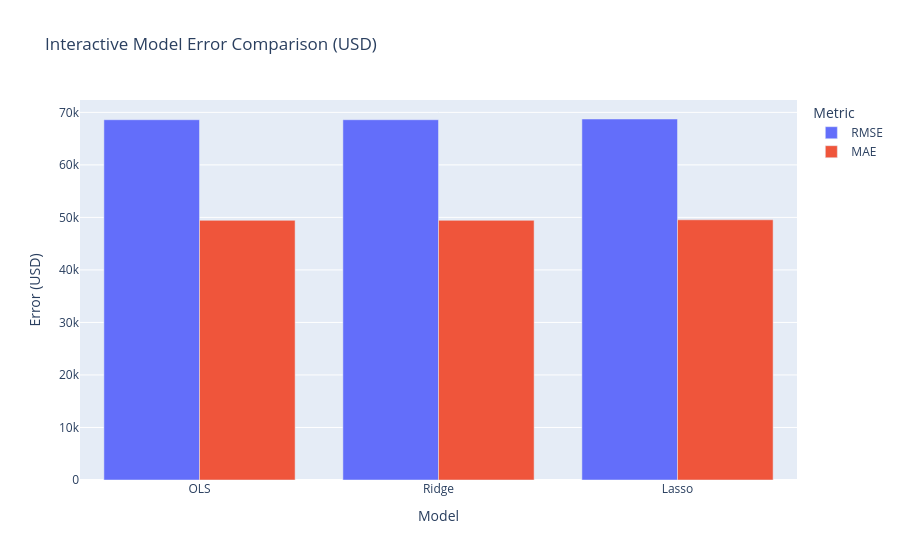
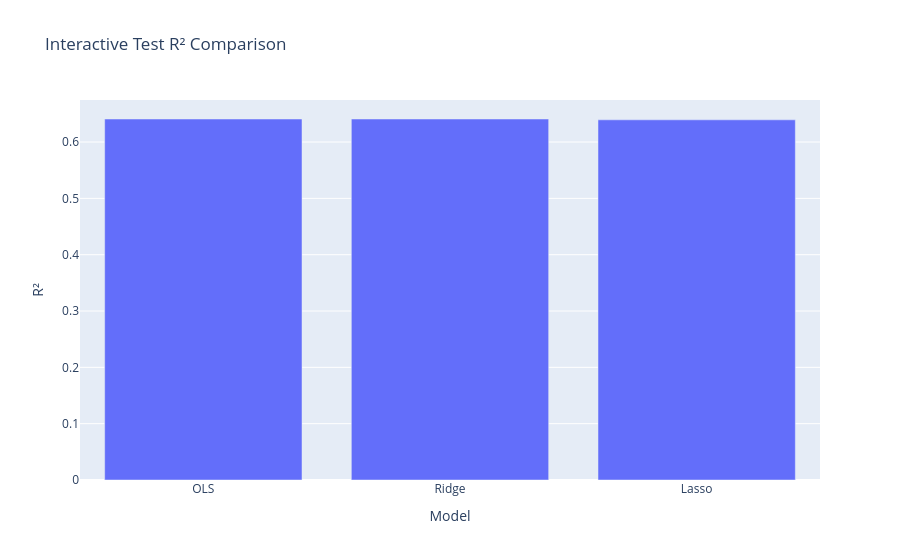

Notebook source saved alongside these figures, in order:
### Markdown cell above
## 20. Optional interactive dashboard

If Plotly is installed, this section creates an interactive chart for the model comparison. Plotly is optional; the static Matplotlib and Seaborn plots above are the required visual outputs.

### Code cell
try:
    import plotly.express as px

    interactive_metrics = metrics_table.reset_index(names="Model")
    fig = px.bar(
        interactive_metrics,
        x="Model", y=["RMSE", "MAE"],
        barmode="group",
        title="Interactive Model Error Comparison (USD)",
        labels={"value": "Error (USD)", "variable": "Metric"}
    )
    fig.show()

    fig_r2 = px.bar(
        interactive_metrics,
        x="Model", y="R2",
        title="Interactive Test R² Comparison",
        labels={"R2": "R²"}
    )
    fig_r2.show()

except ImportError:
    print("Plotly is not installed. Optional installation: python3 -m pip install plotly")

### Figure 1 — Plotly figure (JSON) as saved in the notebook; plotly's stock layout.template omitted (floating-point values rounded to 4 significant figures)
{"data": [{"alignmentgroup": "True", "hovertemplate": "Metric=RMSE<br>Model=%{x}<br>Error (USD)=%{y}<extra></extra>", "legendgroup": "RMSE", "marker": {"color": "#636efa", "pattern": {"shape": ""}}, "name": "RMSE", "offsetgroup": "RMSE", "orientation": "v", "showlegend": true, "textposition": "auto", "type": "bar", "x": ["OLS", "Ridge", "Lasso"], "xaxis": "x", "y": [68600.0, 68600.0, 68740.0], "yaxis": "y"}, {"alignmentgroup": "True", "hovertemplate": "Metric=MAE<br>Model=%{x}<br>Error (USD)=%{y}<extra></extra>", "legendgroup": "MAE", "marker": {"color": "#EF553B", "pattern": {"shape": ""}}, "name": "MAE", "offsetgroup": "MAE", "orientation": "v", "showlegend": true, "textposition": "auto", "type": "bar", "x": ["OLS", "Ridge", "Lasso"], "xaxis": "x", "y": [49440.0, 49440.0, 49550.0], "yaxis": "y"}], "layout": {"barmode": "group", "legend": {"title": {"text": "Metric"}, "tracegroupgap": 0}, "title": {"text": "Interactive Model Error Comparison (USD)"}, "xaxis": {"anchor": "y", "domain": [0, 1], "title": {"text": "Model"}}, "yaxis": {"anchor": "x", "domain": [0, 1], "title": {"text": "Error (USD)"}}}}

### Figure 2 — Plotly figure (JSON) as saved in the notebook; plotly's stock layout.template omitted (floating-point values rounded to 4 significant figures)
{"data": [{"hovertemplate": "Model=%{x}<br>R²=%{y}<extra></extra>", "legendgroup": "", "marker": {"color": "#636efa", "pattern": {"shape": ""}}, "name": "", "orientation": "v", "showlegend": false, "textposition": "auto", "type": "bar", "x": ["OLS", "Ridge", "Lasso"], "xaxis": "x", "y": [0.6409, 0.6409, 0.6394], "yaxis": "y"}], "layout": {"barmode": "relative", "legend": {"tracegroupgap": 0}, "title": {"text": "Interactive Test R² Comparison"}, "xaxis": {"anchor": "y", "domain": [0, 1], "title": {"text": "Model"}}, "yaxis": {"anchor": "x", "domain": [0, 1], "title": {"text": "R²"}}}}
